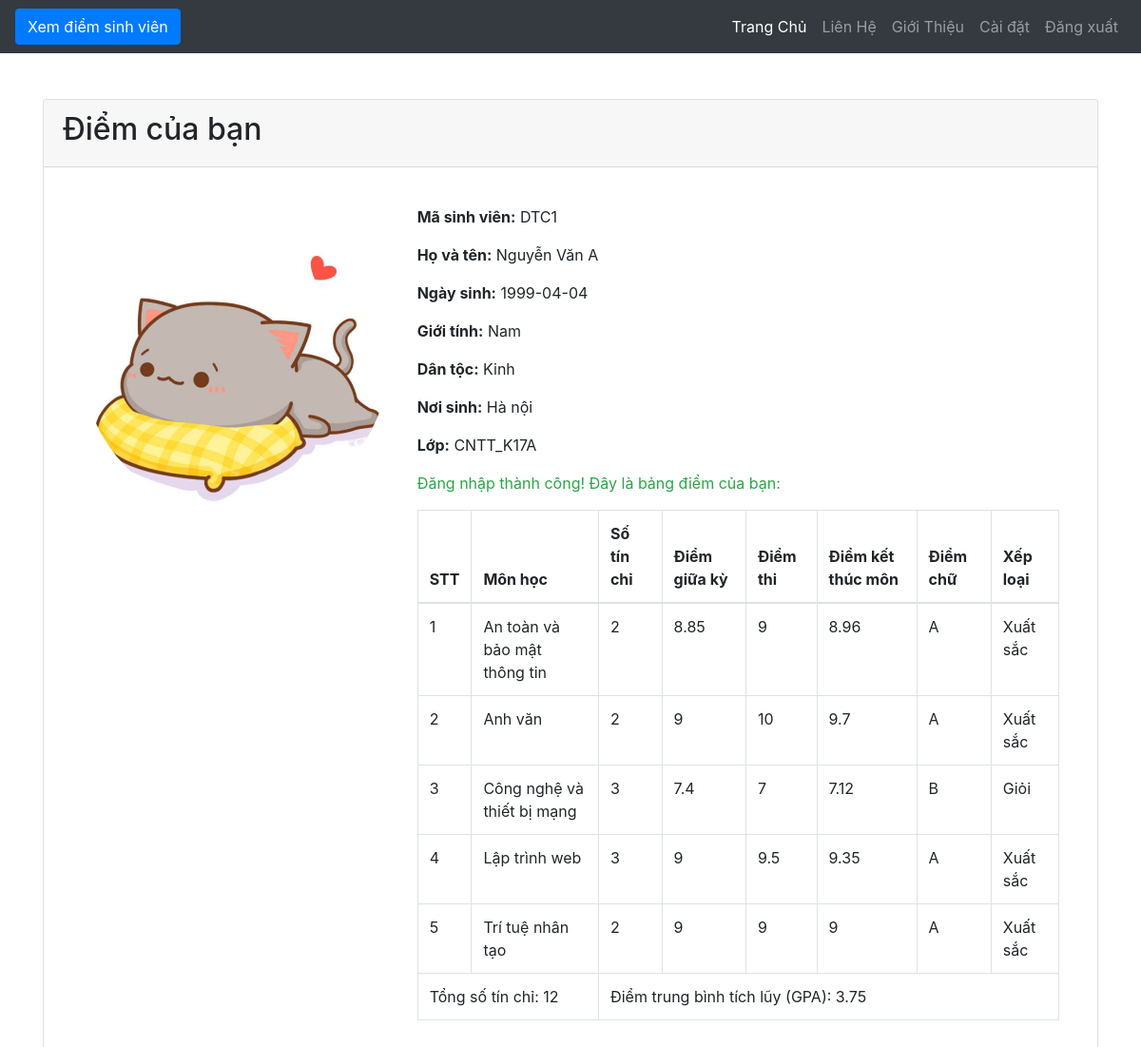
Screenshot of /bailam/bailam/bailam/grades.php (signed in) with the database file from the repository.
### tables this page shows
CREATE TABLE IF NOT EXISTS `sinhvien` (
  `ma_sv` varchar(50) NOT NULL,
  `hoten_sv` varchar(255) NOT NULL,
  `ngay_sinh` date NOT NULL,
  `gioi_tinh` varchar(5) NOT NULL,
  `dan_toc` varchar(30) NOT NULL,
  `noi_sinh` varchar(255) NOT NULL,
  `ma_lop` varchar(50) NOT NULL,
  `passwordsv` varchar(255) NOT NULL,
  PRIMARY KEY (`ma_sv`),
  KEY `ma_lop` (`ma_lop`)
);

CREATE TABLE IF NOT EXISTS `diemhocphan` (
  `ma_sv` varchar(50) NOT NULL,
  `ma_mon` varchar(50) NOT NULL,
  `diem_giua_ky` float NOT NULL,
  `diem_thi_hp` float NOT NULL,
  UNIQUE KEY `ma_sv` (`ma_sv`,`ma_mon`),
  KEY `ma_mon` (`ma_mon`)
);

CREATE TABLE IF NOT EXISTS `monhocphan` (
  `ma_mon` varchar(50) NOT NULL,
  `ten_mon` varchar(255) NOT NULL,
  `sotinchi` int(11) NOT NULL,
  `ma_hk` varchar(10) NOT NULL,
  PRIMARY KEY (`ma_mon`),
  KEY `ma_hk` (`ma_hk`)
);

### bailam/bailam/bailam/grades.php (the view, shortened to what this page needs)
<?php
include 'config.php';
$ma_sv = $_SESSION['ma_sv'];
$conn = new mysqli($servername, $username, $password, $dbname);
$sql_sv = "SELECT * FROM sinhvien WHERE ma_sv = '$ma_sv'";
$result_sv = $conn->query($sql_sv);
if ($result_sv->num_rows > 0) {
    $row_sv = $result_sv->fetch_assoc();
    $hoten_sv = $row_sv['hoten_sv'];
    $ngay_sinh_sv = $row_sv['ngay_sinh'];
    $gioi_tinh_sv = $row_sv['gioi_tinh'];
    $dan_toc_sv = $row_sv['dan_toc'];
    $noi_sinh_sv = $row_sv['noi_sinh'];
    $ma_lop_sv = $row_sv['ma_lop'];
}
$result_sv = $conn->query($sql_sv);
if ($result_sv->num_rows > 0) {
    $row_sv = $result_sv->fetch_assoc();
    $hoten_sv = $row_sv['hoten_sv'];
} else {
    $hoten_sv = "Không tìm thấy tên sinh viên";
}
$sql = "SELECT monhocphan.ma_mon, monhocphan.ten_mon, monhocphan.sotinchi, diemhocphan.diem_giua_ky, diemhocphan.diem_thi_hp
        FROM diemhocphan
        JOIN monhocphan ON diemhocphan.ma_mon = monhocphan.ma_mon
        WHERE diemhocphan.ma_sv = '$ma_sv'";
$result = $conn->query($sql);
?>
<!DOCTYPE html>
<html lang="vi">
<head>
    <link href="bootstraps/vendor/fontawesome-free/css/all.min.css" rel="stylesheet" type="text/css">
    <link href="bootstraps/css/sb-admin.css" rel="stylesheet">
</head>
<body id="page-top">
<?php include 'header.php'; ?>
<div class="container mt-5">
    <div class="card">
        <div class="card-header">
            <h2>Điểm của bạn</h2>
        </div>
        <div class="card-body">
            <div class="card-body">
                <div class="row">
                    <div class="col-md-4">
                        <img src="images/avatar.jpg" class="img-fluid rounded-circle" alt="Ảnh đại diện">
                    </div>
                    <div class="col-md-8">
                        <p><strong>Mã sinh viên:</strong> <?php echo $ma_sv; ?></p>
                        <p><strong>Họ và tên:</strong> <?php echo $hoten_sv; ?></p>
                        <p><strong>Ngày sinh:</strong> <?php echo $ngay_sinh_sv; ?></p>
                        <p><strong>Giới tính:</strong> <?php echo $gioi_tinh_sv; ?></p>
                        <p><strong>Dân tộc:</strong> <?php echo $dan_toc_sv; ?></p>
                        <p><strong>Nơi sinh:</strong> <?php echo $noi_sinh_sv; ?></p>
                        <p><strong>Lớp:</strong> <?php echo $ma_lop_sv; ?></p>
                        <p class="text-success">Đăng nhập thành công! Đây là bảng điểm của bạn:</p>
                        <table class="table table-bordered">
                        <thead>
    <tr>
        <th>STT</th>
        <th>Môn học</th>
        <th>Số tín chỉ</th>
        <th>Điểm giữa kỳ</th>
        <th>Điểm thi</th>
        <th>Điểm kết thúc môn</th>
        <th>Điểm chữ</th>
        <th>Xếp loại</th>
    </tr>
</thead>
<tbody>
    <?php
    $tong_tin_chi = 0;
    $tong_diem = 0;
    $stt = 0;
    if ($result->num_rows > 0) {
        while ($row = $result->fetch_assoc()) {
            $stt++;
            $tong_tin_chi += $row["sotinchi"];
            $diem_giua_ky = $row["diem_giua_ky"];
            $diem_thi_hp = $row["diem_thi_hp"];
            $diem_ket_thuc = round(($diem_giua_ky * 0.3 + $diem_thi_hp * 0.7), 2);
            $diem_chu = '';
            if ($diem_ket_thuc >= 8.5) {
                $diem_chu = 'A';
            } elseif ($diem_ket_thuc >= 7) {
                $diem_chu = 'B';
            } elseif ($diem_ket_thuc >= 5.5) {
                $diem_chu = 'C';
            } elseif ($diem_ket_thuc >= 4) {
                $diem_chu = 'D';
            } else {
                $diem_chu = 'F';
            }
            switch ($diem_chu) {
                case 'A':
                    $diem_so = 4.0;
                    break;
                case 'B':
                    $diem_so = 3.0;
                    break;
            }
            $tong_diem += $diem_so * $row["sotinchi"];
            $xep_loai = '';
            switch ($diem_chu) {
                case 'A':
                    $xep_loai = 'Xuất sắc';
                    break;
                case 'B':
                    $xep_loai = 'Giỏi';
                    break;
            }
            echo "<tr><td>" . $stt . "</td><td>" . $row["ten_mon"] . "</td><td>" . $row["sotinchi"] . "</td><td>" . $diem_giua_ky . "</td><td>" . $diem_thi_hp . "</td><td>" . $diem_ket_thuc . "</td><td>" . $diem_chu . "</td><td>" . $xep_loai . "</td></tr>";
        }
    } else {
        echo "<tr><td colspan='8' class='text-center'>Không có điểm</td></tr>";
    }
    if ($tong_tin_chi > 0) {
        $gpa = round($tong_diem / $tong_tin_chi, 2);
    } else {
        $gpa = 0.0;
    }
    ?>
</tbody>
<tfoot>
    <tr>
        <td colspan="2">Tổng số tín chỉ: <?php echo $tong_tin_chi; ?></td>
        <td colspan="6">Điểm trung bình tích lũy (GPA): <?php echo $gpa; ?></td>
    </tr>
</tfoot>
</div>
                </div>
            </div>
        </div>
    </div>
</div>
</body>
</html>

### bailam/bailam/bailam/header.php (shortened to what this page needs)
<nav class="navbar navbar-expand-lg navbar-dark bg-dark">
<a href="grades.php" class="btn btn-primary">Xem điểm sinh viên</a>
  <div class="collapse navbar-collapse" id="navbarNav">
    <ul class="navbar-nav ml-auto">
      <li class="nav-item active">
        <a class="nav-link" href="grades.php">Trang Chủ</a>
      </li>
      <li class="nav-item">
        <a class="nav-link" href="lienhe.php">Liên Hệ</a>
      </li>
      <li class="nav-item">
        <a class="nav-link" href="gioithieu.php">Giới Thiệu</a>
      </li>
    </ul>
  </div>
  <ul class="navbar-nav ml-auto">
        <li class="nav-item">
            <a class="nav-link" href="thaydoi_matkhau.html">Cài đặt</a>
        </li>
        <li class="nav-item">
            <a class="nav-link" href="javascript:void(0);" onclick="confirmLogout()">Đăng xuất</a>
        </li>
    </ul>
</nav>

### rows the page displays
sinhvien: hoten_sv "Nguyễn Văn A", ngay_sinh "1999-04-04", gioi_tinh "Nam", dan_toc "Kinh", noi_sinh "Hà nội", ma_lop "CNTT_K17A"
diemhocphan: monhocphan.ten_mon "An toàn và bảo mật thông tin", monhocphan.sotinchi "2", diem_giua_ky "8.85", diem_thi_hp "9", diem_ket_thuc "8.96", diem_chu "A", xep_loai "Xuất sắc"
diemhocphan: monhocphan.ten_mon "Anh văn", monhocphan.sotinchi "2", diem_giua_ky "9", diem_thi_hp "10", diem_ket_thuc "9.7", diem_chu "A", xep_loai "Xuất sắc"
diemhocphan: monhocphan.ten_mon "Công nghệ và thiết bị mạng", monhocphan.sotinchi "3", diem_giua_ky "7.4", diem_thi_hp "7", diem_ket_thuc "7.12", diem_chu "B", xep_loai "Giỏi"
diemhocphan: monhocphan.ten_mon "Lập trình web", monhocphan.sotinchi "3", diem_giua_ky "9", diem_thi_hp "9.5", diem_ket_thuc "9.35", diem_chu "A", xep_loai "Xuất sắc"
diemhocphan: monhocphan.ten_mon "Trí tuệ nhân tạo", monhocphan.sotinchi "2", diem_giua_ky "9", diem_thi_hp "9", diem_chu "A", xep_loai "Xuất sắc"

### other values shown
$ma_sv "DTC1"
$tong_tin_chi "12"
$gpa "3.75"
